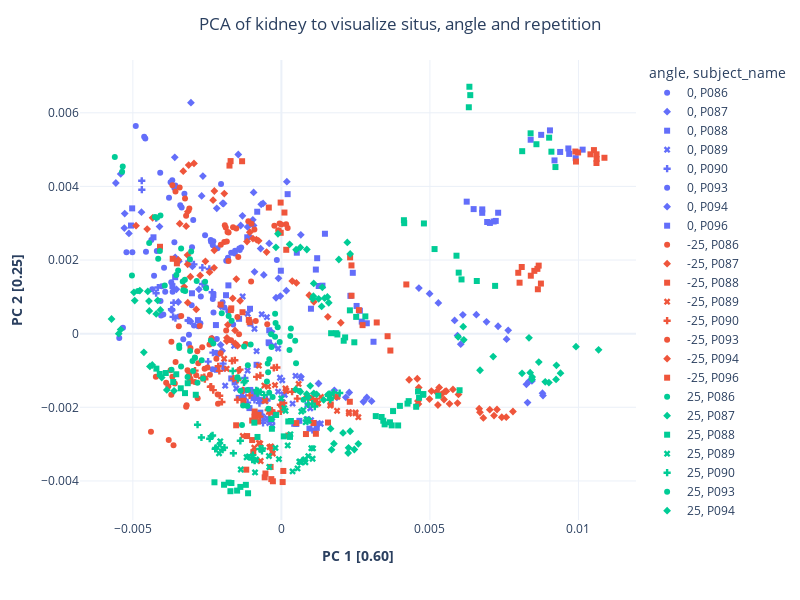

This figure's notebook cell:
### Markdown cell above
## PCA
It is very common to visualize the high-dimensional median spectra with the help of PCA. This can be used to compare different groups or properties in the data (we have many examples of PCA plots in our papers). In general, we prefer PCA plots over non-linear visualization techniques like t-SNE or UMAP since PCA plots are much easier to interpret.

### Code cell
dfp = df[df.label_name == "kidney"].copy()  # For simplicity, we show only one label in the plot
dfp["angle"] = dfp["angle"].astype(str)  # Plotly should consider the angle as a categorical variable

# Compute the PCA
pca = PCA(n_components=2, random_state=1337)
X = np.stack(dfp["median_normalized_spectrum"])
X_pca = pca.fit_transform(X)
dfp["pca_1"] = X_pca[:, 0]
dfp["pca_2"] = X_pca[:, 1]

# Visualize the result
fig = px.scatter(dfp, x="pca_1", y="pca_2", color="angle", symbol="subject_name", hover_data=["situs", "repetition"])
fig.update_layout(title_text="PCA of kidney to visualize situs, angle and repetition", title_x=0.5)
fig.update_xaxes(title=f"<b>PC 1 [{pca.explained_variance_ratio_[0]:.2f}]</b>")
fig.update_yaxes(title=f"<b>PC 2 [{pca.explained_variance_ratio_[1]:.2f}]</b>")
fig.update_layout(template="plotly_white", height=600, width=800)
